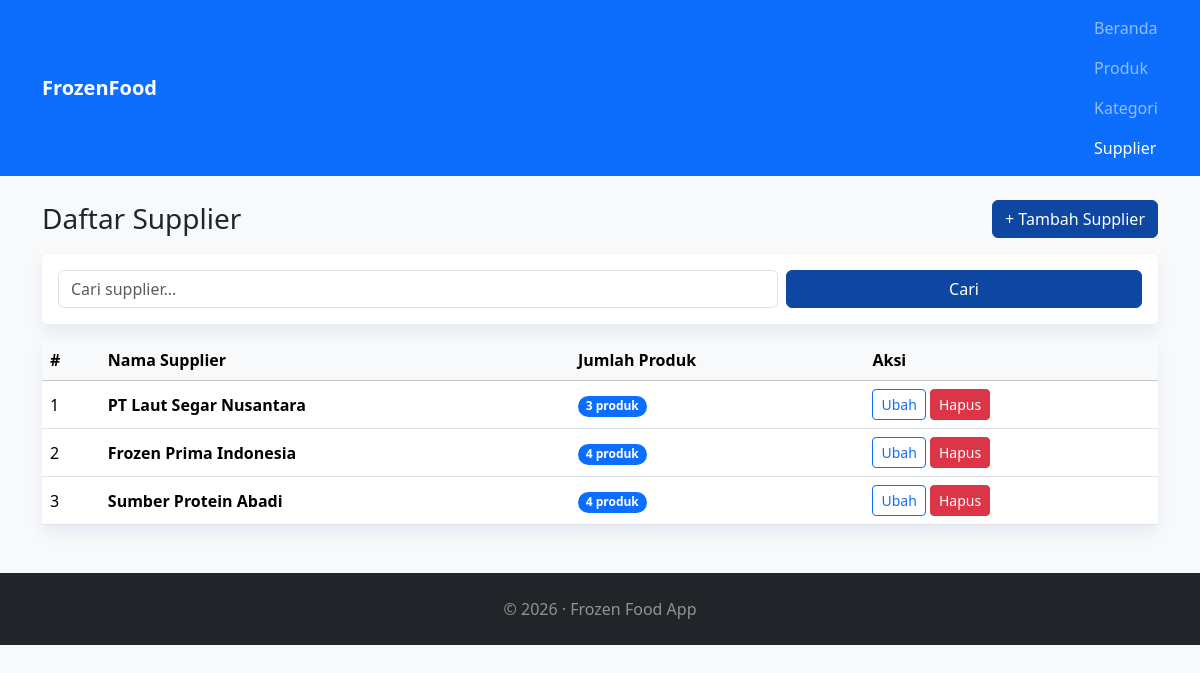
Page /supplier/index.php on the committed database.
### tables this page shows
CREATE TABLE supplier (
    id INT UNSIGNED NOT NULL AUTO_INCREMENT PRIMARY KEY,
    nama_supplier VARCHAR(150) NOT NULL,
    created_at TIMESTAMP NOT NULL DEFAULT CURRENT_TIMESTAMP,
    updated_at TIMESTAMP NOT NULL DEFAULT CURRENT_TIMESTAMP ON UPDATE CURRENT_TIMESTAMP
);

### includes/functions.php (called while the page is built, shortened)
<?php
function e($value): string
{
    return htmlspecialchars((string) $value, ENT_QUOTES, 'UTF-8');
}

### supplier/index.php (the view, shortened to what this page needs)
<?php
require_once __DIR__ . '/../config.php';
require_once __DIR__ . '/../includes/functions.php';
$keyword = trim((string) ($_GET['q'] ?? ''));
$sql = 'SELECT s.*, (SELECT COUNT(*) FROM produk p WHERE p.supplier_id = s.id) AS jumlah_produk FROM supplier s';
$params = [];
$sql .= ' ORDER BY s.id ASC';
$stmt = $pdo->prepare($sql);
$stmt->execute($params);
$supplierList = $stmt->fetchAll();
?>
<?php require_once __DIR__ . '/../includes/header.php'; ?>
<div class="d-flex justify-content-between align-items-center mb-3">
    <h1 class="h3 mb-0">Daftar Supplier</h1>
    <a href="/supplier/create.php" class="btn btn-primary">+ Tambah Supplier</a>
</div>
<div class="card mt-3">
    <div class="card-body">
        <form method="get" action="/supplier/index.php" class="row g-2">
            <div class="col-md-8">
                <input type="search" name="q" value="<?= e($keyword) ?>" class="form-control" placeholder="Cari supplier...">
            </div>
            <div class="col-md-4">
                <button type="submit" class="btn btn-primary w-100">Cari</button>
            </div>
        </form>
    </div>
</div>
<div class="card mt-3">
    <div class="card-body p-0">
        <div class="table-responsive">
            <table class="table table-hover align-middle mb-0">
                <thead class="table-light">
                    <tr>
                        <th>#</th>
                        <th>Nama Supplier</th>
                        <th>Jumlah Produk</th>
                        <th>Aksi</th>
                    </tr>
                </thead>
                <tbody>
                <?php if (count($supplierList) > 0): ?>
                    <?php foreach ($supplierList as $row): ?>
                        <tr>
                            <td><?= (int) $row['id'] ?></td>
                            <td class="fw-semibold"><?= e($row['nama_supplier']) ?></td>
                            <td><span class="badge bg-primary rounded-pill"><?= (int) $row['jumlah_produk'] ?> produk</span></td>
                            <td>
                                <a href="/supplier/edit.php?id=<?= (int) $row['id'] ?>" class="btn btn-sm btn-outline-primary">Ubah</a>
                                <form method="post" action="/supplier/index.php" class="d-inline" onsubmit="return confirm('Hapus supplier ini?');">
                                    <button type="submit" class="btn btn-sm btn-danger">Hapus</button>
                                </form>
                            </td>
                        </tr>
                    <?php endforeach; ?>
                <?php else: ?>
                    <tr>
                        <td colspan="4" class="text-center text-muted py-4">Belum ada supplier yang tercatat.</td>
                    </tr>
                <?php endif; ?>
                </tbody>
            </table>
        </div>
    </div>
</div>
<?php require_once __DIR__ . '/../includes/footer.php'; ?>

### assets/css/custom.css (style rules this page uses)
body { background-color: #eaf4fb; }
.btn-primary { background-color: #0d47a1; border-color: #0d47a1; }
.card { border: none; box-shadow: 0 0.5rem 1rem rgba(13, 71, 161, 0.08); }

### rows in the picture
supplier: id "1", nama_supplier "PT Laut Segar Nusantara", jumlah_produk "3"
supplier: id "2", nama_supplier "Frozen Prima Indonesia", jumlah_produk "4"
supplier: id "3", nama_supplier "Sumber Protein Abadi", jumlah_produk "4"
